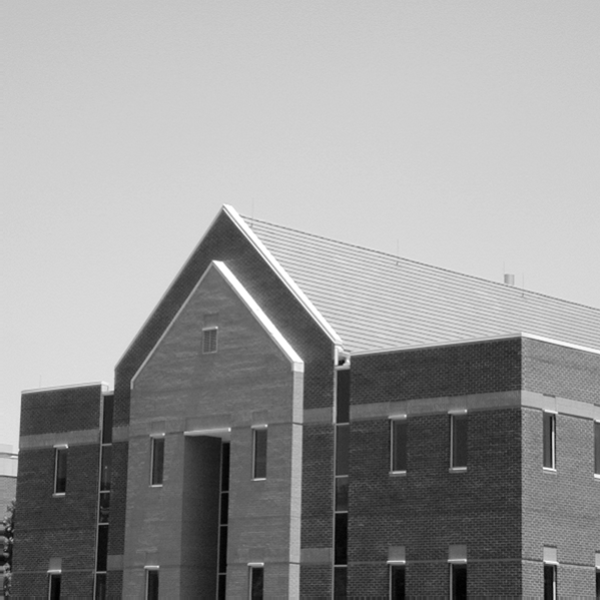
#> input picture img6.tif, 600 x 600 px
$ jupyter execute '5(c)_.ipynb'
#> lines starting #> are read from the running program, lines starting #| are printed output that depends on the picture; after the words box and inside, x2 and y2 are one past the last pixel; in counts of white or black regions, pixels touching at a corner belong together
### 5. Read a grayscale image and perform the following operations:

        (c) Demonstrate segmentation by adaptive thresholding.

[cell 1]
import cv2 as cv
import numpy as np
import matplotlib.pyplot as plt

### Generate Histogram

[cell 2]
def generateHistogram(image):
    histogram = np.zeros(256)
    height, width = image.shape

    for i in range(height):
        for j in range(width):
            histogram[image[i, j]] += 1
    return histogram

### Adaptive Thresholding

[cell 3]
def adaptive_thresholding(image, block_size = 11, C = 2):

    rows, cols = image.shape
    adaptive_thresh = np.zeros_like(image, dtype=np.uint8)

    if block_size % 2 == 0:
        block_size += 1

    half_block = block_size // 2

    for i in range(half_block, rows - half_block):
        for j in range(half_block, cols - half_block):

            neighborhood = image[i - half_block:i + half_block + 1, j - half_block:j + half_block + 1]

            mean_val = np.mean(neighborhood)

            threshold = mean_val - C

            if image[i, j] > threshold:
                adaptive_thresh[i, j] = 255
            else:
                adaptive_thresh[i, j] = 0


    return adaptive_thresh

[cell 4]
image = cv.imread('img6.tif', cv.IMREAD_GRAYSCALE)
#> image is the input picture: shape (600, 600); min 0, max 255, mean 152.8
image = cv.resize(image, (512, 512))
#> image: shape (512, 512)

[cell 5]
plt.figure(figsize=(16,10))


plt.subplot(2, 2, 1)
plt.imshow(image, cmap='gray')
plt.title("Original Image")
plt.axis('off')
plt.tight_layout()

hist = generateHistogram(image)
#> hist = 256 values, max 10092 at index 207, min 2 at index 0, mean 1024
plt.subplot(2, 2, 2)
plt.bar(range(256), hist, width=1.0)
plt.title("Original Image - Histogram")
plt.tight_layout()

adaptive_thresh = adaptive_thresholding(image)
#> after the loop in adaptive_thresholding, `for i in range(half_block, rows - half_block):`:
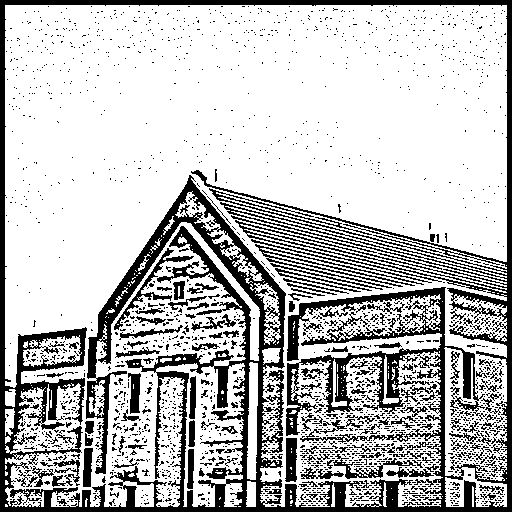
#> adaptive_thresh: shape (512, 512); 74.3% white; 2302 black regions (2142 under 20 px), largest, box (x1, y1, x2, y2) and area: (0, 0, 512, 512) 47832, (255, 244, 424, 288) 1020, (114, 248, 194, 330) 657
plt.subplot(2, 2, 3)
plt.imshow(adaptive_thresh, cmap='gray')
plt.title("Adaptive Thresholding")
plt.axis('off')
plt.tight_layout()

hist = generateHistogram(adaptive_thresh)
#> hist = 256 values, max 194749 at index 255, min 0 at index 1, mean 1024
plt.subplot(2, 2, 4)
plt.bar(range(256), hist, width=1.0)
plt.title("Adaptive Thresholding - Histogram")
plt.tight_layout()
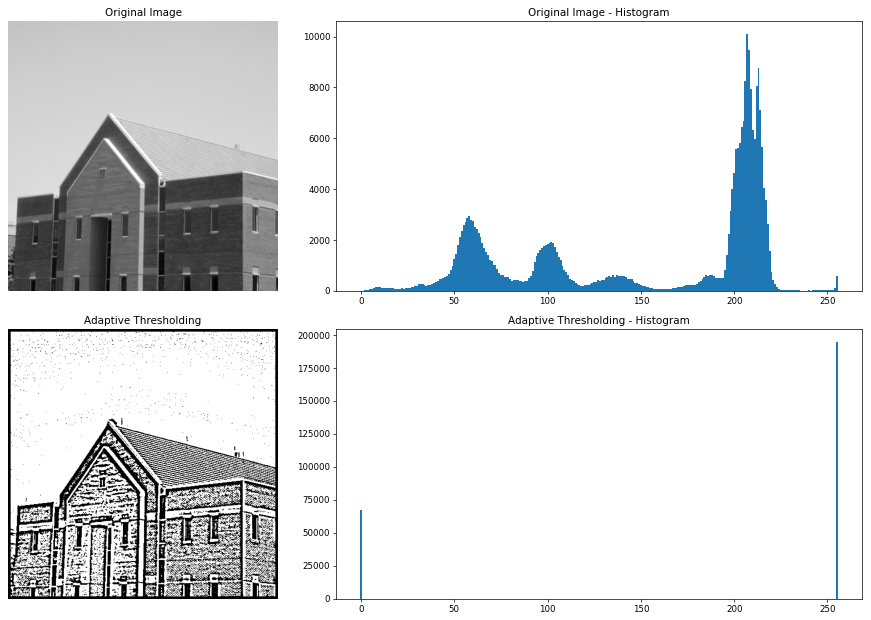
#> figure drawn by matplotlib, 4 panels; panel 2: tallest bar 10092 high, from x = 206.5 to 207.5; panel 4: tallest bar 194749 high, from x = 254.5 to 255.5

$ run again, with img3.tif copied over img6.tif
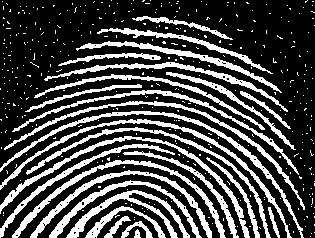
#> input picture img3.tif, 315 x 238 px
#> `hist = generateHistogram(image)`: hist = 256 values, max 157734 at index 0, min 140 at index 104, mean 1024
#> after the loop in adaptive_thresholding, `for i in range(half_block, rows - half_block):`:
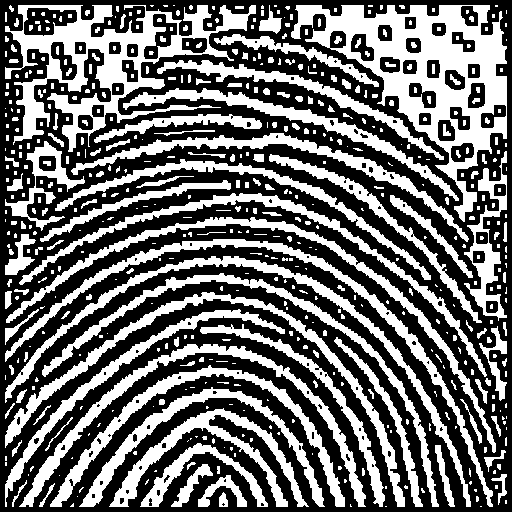
#> adaptive_thresh: shape (512, 512); 42.5% white; 557 white regions (367 under 20 px), largest, box (x1, y1, x2, y2) and area: (291, 5, 507, 222) 14409, (5, 5, 256, 152) 10740, (5, 239, 493, 507) 4860
#> `hist = generateHistogram(adaptive_thresh)`: hist = 256 values, max 150715 at index 0, min 0 at index 1, mean 1024
#> `[cell 5] plt.figure(figsize=(16,10))   plt.subplot(2, 2, 1) plt.imshow..`:
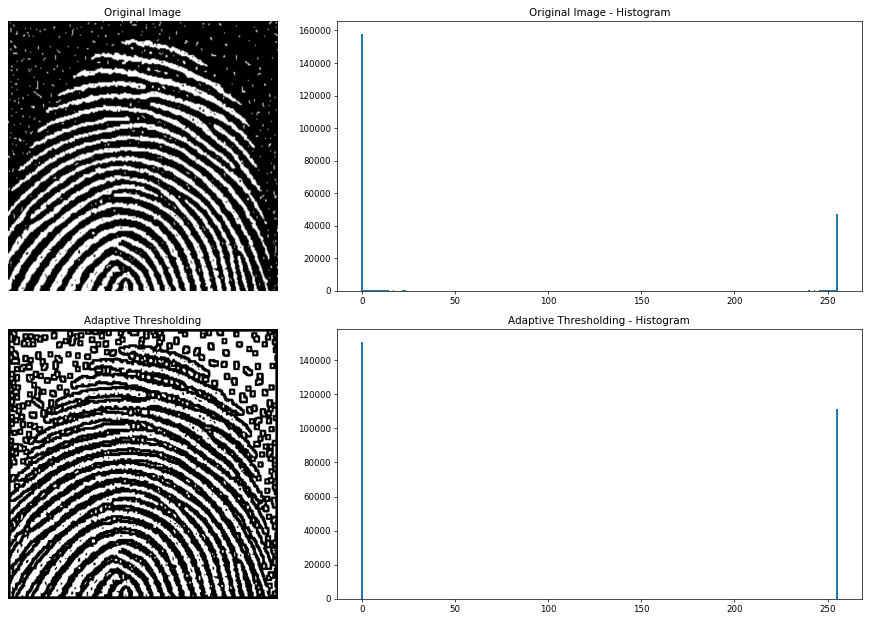
#> figure drawn by matplotlib, 4 panels; panel 2: tallest bar 157734 high, from x = -0.5 to 0.5; panel 4: tallest bar 150715 high, from x = -0.5 to 0.5

$ run again, with img5.tif copied over img6.tif
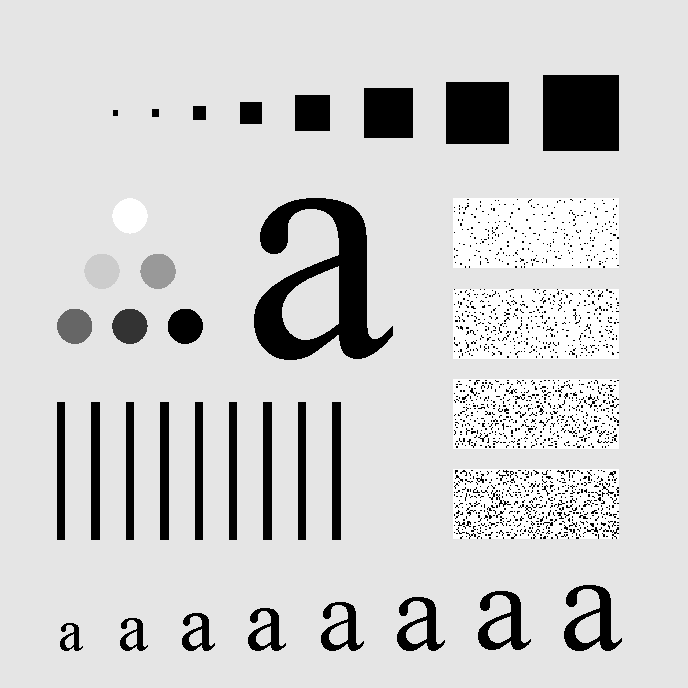
#> input picture img5.tif, 688 x 688 px
#> image is the input picture: shape (688, 688); min 0, max 255, mean 207.3
#> image: shape (512, 512)
#> `hist = generateHistogram(image)`: hist = 256 values, max 207750 at index 229, min 2 at index 58, mean 1024
#> after the loop in adaptive_thresholding, `for i in range(half_block, rows - half_block):`:
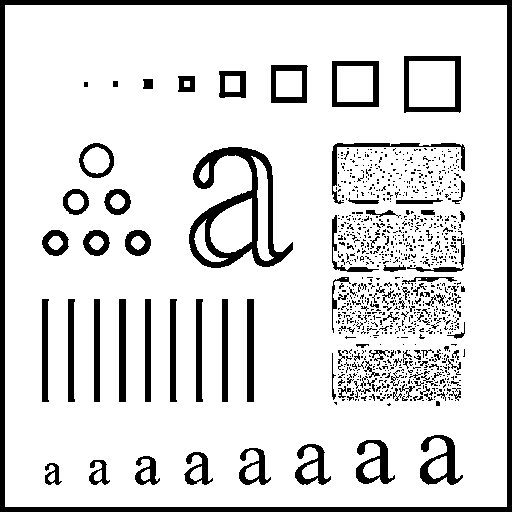
#> adaptive_thresh: shape (512, 512); 85.6% white; 1019 black regions (920 under 20 px), largest, box (x1, y1, x2, y2) and area: (0, 0, 512, 512) 10140, (189, 147, 293, 268) 3805, (404, 56, 461, 113) 1079
#> `hist = generateHistogram(adaptive_thresh)`: hist = 256 values, max 224336 at index 255, min 0 at index 1, mean 1024
#> `[cell 5] plt.figure(figsize=(16,10))   plt.subplot(2, 2, 1) plt.imshow..`:
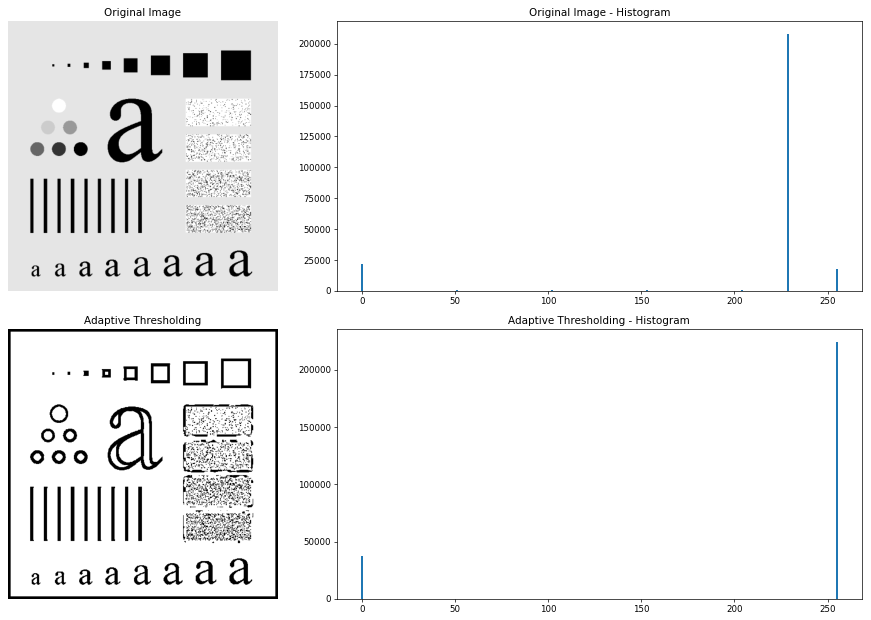
#> figure drawn by matplotlib, 4 panels; panel 2: tallest bar 207750 high, from x = 228.5 to 229.5; panel 4: tallest bar 224336 high, from x = 254.5 to 255.5
